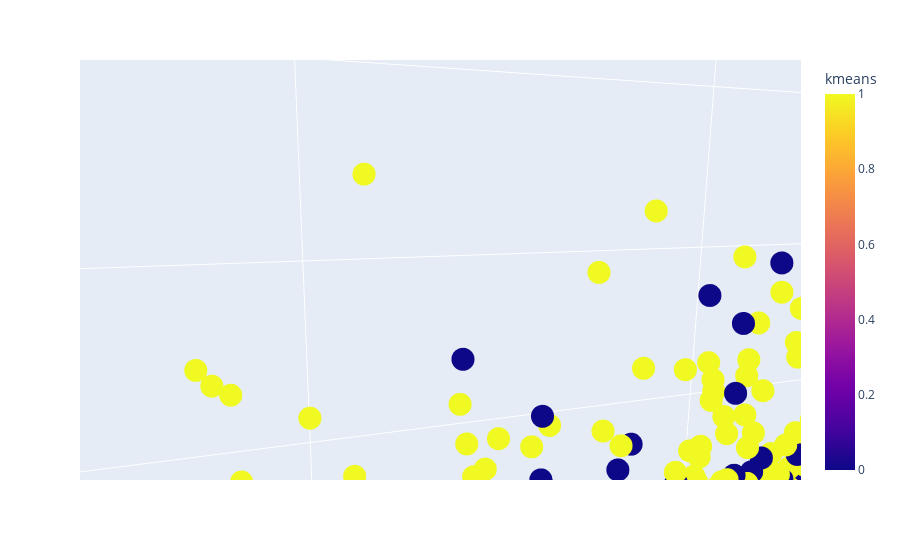

The cell this chart's notebook holds for it:
### Code cell
import plotly.express as px

kmeans = df1['kmeans']
df['kmeans'] = kmeans

fig = px.scatter_3d(df, x='instrumentalness', y='nltk', z='speechiness',
              color='kmeans')
fig.show()

# Violin Plot for each cluster 
c0 = df1[df1['kmeans']==0]
c1 = df1[df1['kmeans']==1]

c0.drop(['kmeans'], axis=1, inplace=True)
c1.drop(['kmeans'], axis=1, inplace=True)

x = c0.values #returns a numpy array
min_max_scaler = preprocessing.MinMaxScaler()
c0_scaled = min_max_scaler.fit_transform(x)
c0 = pd.DataFrame(c0_scaled)
c0.columns = ['instrumentalness', 'nltk', 'speechiness']
c0=c0.melt(var_name='groups', value_name='vals')

x = c1.values 
min_max_scaler = preprocessing.MinMaxScaler()
c1_scaled = min_max_scaler.fit_transform(x)
c1 = pd.DataFrame(c1_scaled)
c1.columns = ['instrumentalness', 'nltk', 'speechiness']
c1=c1.melt(var_name='groups', value_name='vals')

f, axes = plt.subplots(2, 1)
ax = sns.violinplot( data=c0 ,x="groups", y="vals", linewidth = 0.6, inner = 'point', scale= 'width', ax=axes[0])
ax = sns.violinplot( data=c1 ,x="groups", y="vals", linewidth = 0.6, inner = 'point', scale= 'width', ax=axes[1])

plt.show()

### Figure 1 — Plotly figure (JSON) as saved in the notebook; plotly's stock layout.template omitted (floating-point values rounded to 4 significant figures; data arrays with more than 128 entries replaced by an {"elided": "..."} marker saying what was removed)
{"data": [{"hovertemplate": "instrumentalness=%{x}<br>nltk=%{y}<br>speechiness=%{z}<br>kmeans=%{marker.color}<extra></extra>", "legendgroup": "", "marker": {"color": {"elided": "4628 int values"}, "coloraxis": "coloraxis", "symbol": "circle"}, "mode": "markers", "name": "", "scene": "scene", "showlegend": false, "type": "scatter3d", "x": {"elided": "4628 float values"}, "y": {"elided": "4628 float values"}, "z": {"elided": "4628 float values"}}], "layout": {"autosize": true, "coloraxis": {"colorbar": {"title": {"text": "kmeans"}}, "colorscale": [[0, "#0d0887"], [0.1111, "#46039f"], [0.2222, "#7201a8"], [0.3333, "#9c179e"], [0.4444, "#bd3786"], [0.5556, "#d8576b"], [0.6667, "#ed7953"], [0.7778, "#fb9f3a"], [0.8889, "#fdca26"], [1, "#f0f921"]]}, "legend": {"tracegroupgap": 0}, "margin": {"t": 60}, "scene": {"aspectmode": "auto", "aspectratio": {"x": 0.8174, "y": 1.659, "z": 0.7373}, "camera": {"center": {"x": 0, "y": 0, "z": 0}, "eye": {"x": 0.01192, "y": -0.003365, "z": 0.001874}, "projection": {"type": "perspective"}, "up": {"x": 0, "y": 0, "z": 1}}, "domain": {"x": [0, 1], "y": [0, 1]}, "xaxis": {"title": {"text": "instrumentalness"}, "type": "linear"}, "yaxis": {"title": {"text": "nltk"}, "type": "linear"}, "zaxis": {"title": {"text": "speechiness"}, "type": "linear"}}}}
